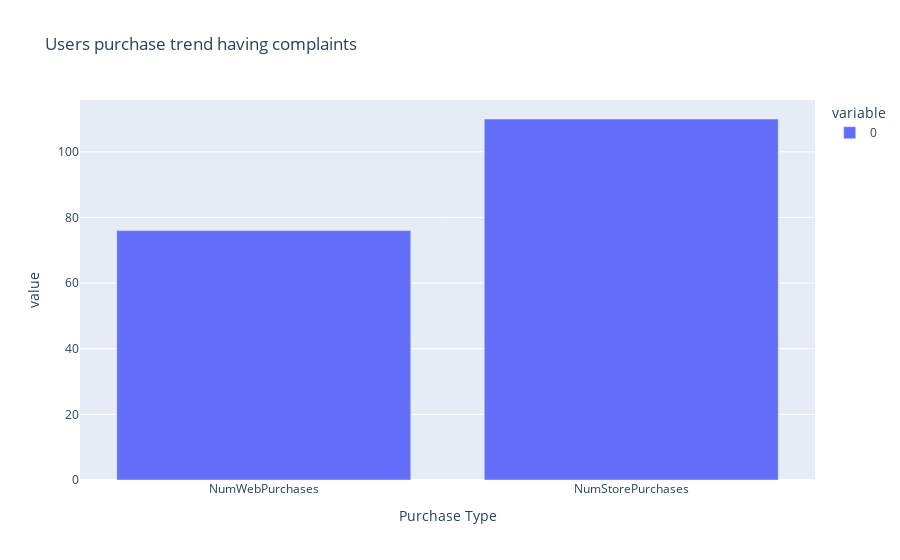

Notebook cell for this chart:
### Code cell
fig = px.bar(complain_dist[['NumWebPurchases', 'NumStorePurchases']].sum(), title="Users purchase trend having complaints")
fig.update_layout(xaxis_title='Purchase Type')

### Figure 1 — Plotly figure (JSON) as saved in the notebook; plotly's stock layout.template omitted (floating-point values rounded to 4 significant figures)
{"data": [{"alignmentgroup": "True", "hovertemplate": "variable=0<br>index=%{x}<br>value=%{y}<extra></extra>", "legendgroup": "0", "marker": {"color": "#636efa", "pattern": {"shape": ""}}, "name": "0", "offsetgroup": "0", "orientation": "v", "showlegend": true, "textposition": "auto", "type": "bar", "x": ["NumWebPurchases", "NumStorePurchases"], "xaxis": "x", "y": [76, 110], "yaxis": "y"}], "layout": {"autosize": true, "barmode": "relative", "legend": {"title": {"text": "variable"}, "tracegroupgap": 0}, "title": {"text": "Users purchase trend having complaints"}, "xaxis": {"anchor": "y", "autorange": true, "domain": [0, 1], "range": [-0.5, 1.5], "title": {"text": "Purchase Type"}, "type": "category"}, "yaxis": {"anchor": "x", "autorange": true, "domain": [0, 1], "range": [0, 115.8], "title": {"text": "value"}, "type": "linear"}}}
